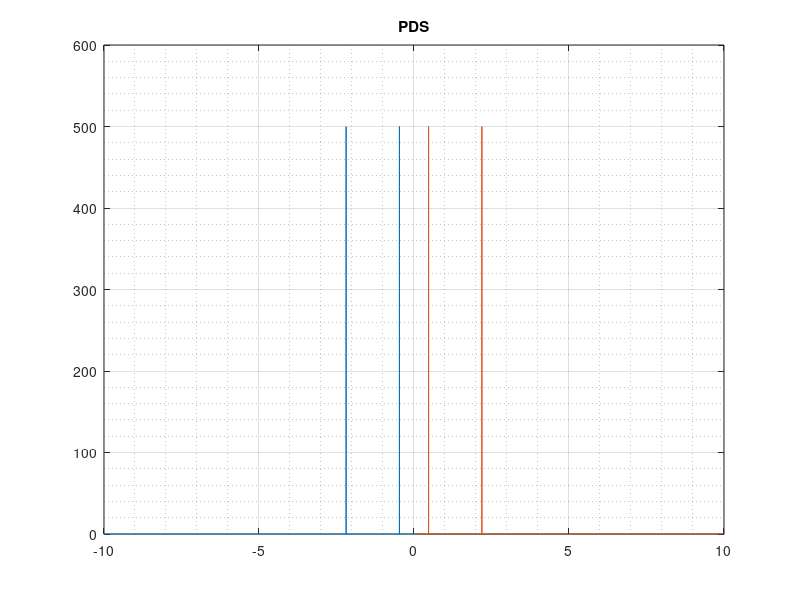

Write the MATLAB code that produced this figure.
clc;
clear;
t = linspace(0,10,1000000);
%define function
x = @(t)(((cos(2*pi*47*t)+cos(2*pi*219*t)).*(cos(2*pi*47*t)+cos(2*pi*219*t))));
Energy = integral(x,0,10)/10 %integral for calculating energy
Fs = 1000;
x = ((cos(2*pi*47*t)+cos(2*pi*219*t)));
[Pxx,F] = periodogram(x,[],length(x),Fs);
figure;
plot([-1*F F],[Pxx Pxx])
xlim([-10 10])
title('PDS');
grid on ; grid minor;
%integral of PDS on spectrum remember that we use Fs for sampling
Energy_from_psd = sum(Pxx)/Fs
